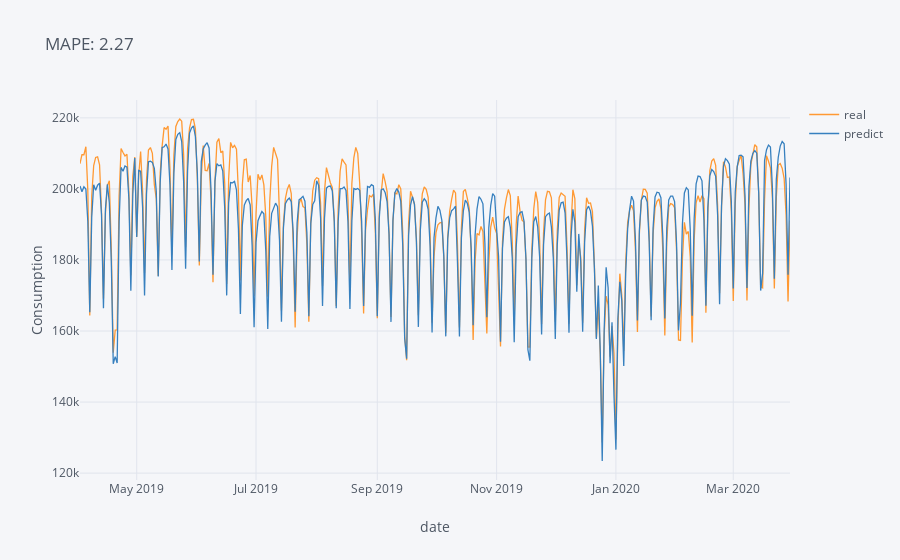

Notebook cell for this chart:
### Markdown cell above
### X 365 days prediction

### Code cell
mape1 = join["12_04_2021_16_33_21"].error.mean()*100
join["12_04_2021_16_33_21"][["real", "predict"]].iplot(title = f"MAPE: {mape1:.2f}", xTitle = "date", yTitle = "Consumption")

### Figure 1 — Plotly figure (JSON) as saved in the notebook; plotly's stock layout.template omitted (floating-point values rounded to 4 significant figures; data arrays with more than 128 entries replaced by an {"elided": "..."} marker saying what was removed)
{"data": [{"line": {"color": "rgba(255, 153, 51, 1.0)", "dash": "solid", "shape": "linear", "width": 1.3}, "mode": "lines", "name": "real", "text": "", "type": "scatter", "x": {"elided": "364 str values"}, "y": {"elided": "364 float values"}}, {"line": {"color": "rgba(55, 128, 191, 1.0)", "dash": "solid", "shape": "linear", "width": 1.3}, "mode": "lines", "name": "predict", "text": "", "type": "scatter", "x": {"elided": "364 str values"}, "y": {"elided": "364 float values"}}], "layout": {"legend": {"bgcolor": "#F5F6F9", "font": {"color": "#4D5663"}}, "paper_bgcolor": "#F5F6F9", "plot_bgcolor": "#F5F6F9", "title": {"font": {"color": "#4D5663"}, "text": "MAPE: 2.27"}, "xaxis": {"gridcolor": "#E1E5ED", "showgrid": true, "tickfont": {"color": "#4D5663"}, "title": {"font": {"color": "#4D5663"}, "text": "date"}, "zerolinecolor": "#E1E5ED"}, "yaxis": {"gridcolor": "#E1E5ED", "showgrid": true, "tickfont": {"color": "#4D5663"}, "title": {"font": {"color": "#4D5663"}, "text": "Consumption"}, "zerolinecolor": "#E1E5ED"}}}
